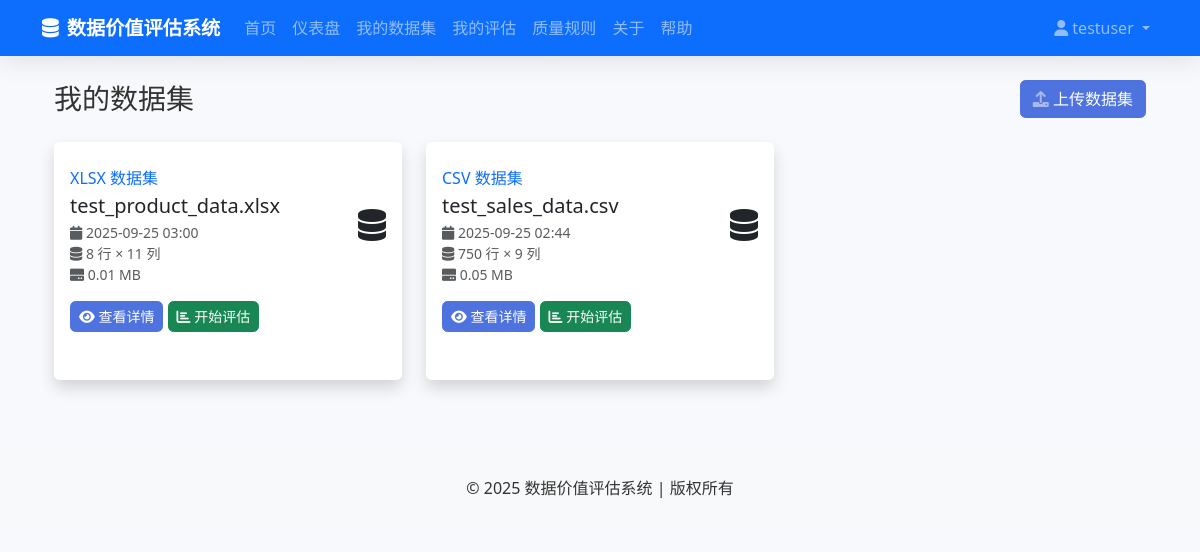
The app's page /data/datasets (signed in) with its own data.
### models/user.py (models this page shows, shortened)
class User(UserMixin, db.Model):
    __tablename__ = 'users'
    id = db.Column(db.Integer, primary_key=True)
    username = db.Column(db.String(64), unique=True, index=True, nullable=False)
    email = db.Column(db.String(120), unique=True, index=True, nullable=False)
    password_hash = db.Column(db.String(128), nullable=False)
    is_admin = db.Column(db.Boolean, default=False)
    created_at = db.Column(db.DateTime, default=datetime.utcnow)
    last_login = db.Column(db.DateTime, nullable=True)
    datasets = db.relationship('Dataset', backref='owner', lazy='dynamic')
    assessments = db.relationship('Assessment', backref='user', lazy='dynamic')

### models/dataset.py (models this page shows, shortened)
class Dataset(db.Model):
    __tablename__ = 'datasets'
    id = db.Column(db.Integer, primary_key=True)
    name = db.Column(db.String(100), nullable=False)
    description = db.Column(db.Text, nullable=True)
    file_path = db.Column(db.String(255), nullable=False)
    file_type = db.Column(db.String(20), nullable=False)  # csv, json, excel等
    size_bytes = db.Column(db.Integer, nullable=False)
    row_count = db.Column(db.Integer, nullable=True)
    column_count = db.Column(db.Integer, nullable=True)
    schema = db.Column(db.Text, nullable=True)  # 存储为JSON字符串
    status = db.Column(db.String(20), default='processing')  # processing, processed, error
    created_at = db.Column(db.DateTime, default=datetime.utcnow)
    updated_at = db.Column(db.DateTime, default=datetime.utcnow, onupdate=datetime.utcnow)
    user_id = db.Column(db.Integer, db.ForeignKey('users.id'), nullable=False)
    assessments = db.relationship('Assessment', backref='dataset', lazy='dynamic')

### routes/data_routes.py (the view)
@data_bp.route('/datasets')
@login_required
def list_datasets():
    datasets = Dataset.query.filter_by(user_id=current_user.id).order_by(Dataset.created_at.desc()).all()
    return render_template('data/list_datasets.html', title='我的数据集', datasets=datasets)

### templates/data/list_datasets.html (shortened to what this page needs)
{% extends "base.html" %}
{% block content %}
<div class="container-fluid">
    <div class="d-sm-flex align-items-center justify-content-between mb-4">
        <h1 class="h3 mb-0 text-gray-800">我的数据集</h1>
        <a href="{{ url_for('data.upload_dataset') }}" class="btn btn-primary btn-icon-split">
            <span class="icon text-white-50">
                <i class="fas fa-upload"></i>
            </span>
            <span class="text">上传数据集</span>
        </a>
    </div>
    {% if datasets %}
    <div class="row">
        {% for dataset in datasets %}
        <div class="col-xl-4 col-md-6 mb-4">
            <div class="card border-left-primary shadow h-100 py-2">
                <div class="card-body">
                    <div class="row no-gutters align-items-center">
                        <div class="col mr-2">
                            <div class="text-xs font-weight-bold text-primary text-uppercase mb-1">
                                {{ dataset.file_type|upper }} 数据集
                            </div>
                            <div class="h5 mb-0 font-weight-bold text-gray-800">{{ dataset.name }}</div>
                            <div class="text-muted small mt-1">
                                <i class="fas fa-calendar"></i> {{ dataset.created_at.strftime('%Y-%m-%d %H:%M') }}
                                <br>
                                <i class="fas fa-database"></i> {{ dataset.row_count|default(0) }} 行 × {{ dataset.column_count|default(0) }} 列
                                <br>
                                <i class="fas fa-hdd"></i> {{ (dataset.size_bytes / 1024 / 1024)|round(2) }} MB
                            </div>
                        </div>
                        <div class="col-auto">
                            <i class="fas fa-database fa-2x text-gray-300"></i>
                        </div>
                    </div>
                    <div class="mt-3">
                        <a href="{{ url_for('data.view_dataset', dataset_id=dataset.id) }}" class="btn btn-sm btn-primary">
                            <i class="fas fa-eye"></i> 查看详情
                        </a>
                        <a href="{{ url_for('assessment.new_assessment', dataset_id=dataset.id) }}" class="btn btn-sm btn-success">
                            <i class="fas fa-chart-bar"></i> 开始评估
                        </a>
                    </div>
                </div>
            </div>
        </div>
        {% endfor %}
    </div>
    {% endif %}
</div>
{% endblock %}

### templates/base.html (shortened to what this page needs)
<!DOCTYPE html>
<html lang="zh-CN">
<head>
    <link href="https://cdn.jsdelivr.net/npm/bootstrap@5.3.0/dist/css/bootstrap.min.css" rel="stylesheet">
    <link href="https://cdnjs.cloudflare.com/ajax/libs/font-awesome/6.0.0/css/all.min.css" rel="stylesheet">
    <link href="{{ url_for('static', filename='css/style.css') }}" rel="stylesheet">
</head>
<body>
    <nav class="navbar navbar-expand-lg navbar-dark bg-primary">
        <div class="container">
            <a class="navbar-brand" href="{{ url_for('main.index') }}">
                <i class="fas fa-database me-2"></i>数据价值评估系统
            </a>
            <div class="collapse navbar-collapse" id="navbarNav">
                <ul class="navbar-nav me-auto">
                    <li class="nav-item">
                        <a class="nav-link" href="{{ url_for('main.index') }}">首页</a>
                    </li>
                    {% if current_user.is_authenticated %}
                    <li class="nav-item">
                        <a class="nav-link" href="{{ url_for('main.dashboard') }}">仪表盘</a>
                    </li>
                    <li class="nav-item">
                        <a class="nav-link" href="{{ url_for('data.list_datasets') }}">我的数据集</a>
                    </li>
                    <li class="nav-item">
                        <a class="nav-link" href="{{ url_for('assessment.list_assessments') }}">我的评估</a>
                    </li>
                    <li class="nav-item">
                        <a class="nav-link" href="{{ url_for('assessment.list_rules') }}">质量规则</a>
                    </li>
                    {% endif %}
                    <li class="nav-item">
                        <a class="nav-link" href="{{ url_for('main.about') }}">关于</a>
                    </li>
                    <li class="nav-item">
                        <a class="nav-link" href="{{ url_for('main.help') }}">帮助</a>
                    </li>
                </ul>
                <ul class="navbar-nav">
                    {% if current_user.is_authenticated %}
                    <li class="nav-item dropdown">
                        <a class="nav-link dropdown-toggle" href="#" id="userDropdown" role="button" data-bs-toggle="dropdown">
                            <i class="fas fa-user me-1"></i>{{ current_user.username }}
                        </a>
                    </li>
                    {% endif %}
                </ul>
            </div>
        </div>
    </nav>
    <main class="container my-4">
        {% block content %}{% endblock %}
    </main>
    <footer class="bg-light py-4 mt-5">
        <div class="container text-center">
            <p class="mb-0">&copy; 2025 数据价值评估系统 | 版权所有</p>
        </div>
    </footer>
</body>
</html>

### static/css/style.css (style rules this page uses)
:root { --primary-color: #4e73df; --secondary-color: #6c757d; --success-color: #1cc88a; --info-color: #36b9cc; --warning-color: #f6c23e; --danger-color: #e74a3b; --light-color: #f8f9fc; --dark-color: #5a5c69; }
body { font-family: 'Nunito', 'Segoe UI', Roboto, Arial, sans-serif; background-color: #f8f9fc; color: #333; }
.navbar { box-shadow: 0 0.15rem 1.75rem 0 rgba(58, 59, 69, 0.15); }
.navbar-brand { font-weight: 700; font-size: 1.2rem; }
.card { border: none; border-radius: 0.35rem; box-shadow: 0 0.15rem 1.75rem 0 rgba(58, 59, 69, 0.1); margin-bottom: 1.5rem; }
.btn { border-radius: 0.35rem; }
.btn-primary { background-color: var(--primary-color); border-color: var(--primary-color); }

### records on screen
User: username "testuser"
Dataset: file_type "XLSX", name "test_product_data.xlsx", created_at "2025-09-25 03:00", row_count "8", column_count "11", (dataset.size_bytes/1024/1024)|round(2) "0.01"
Dataset: file_type "CSV", name "test_sales_data.csv", created_at "2025-09-25 02:44", row_count "750", column_count "9", (dataset.size_bytes/1024/1024)|round(2) "0.05"
